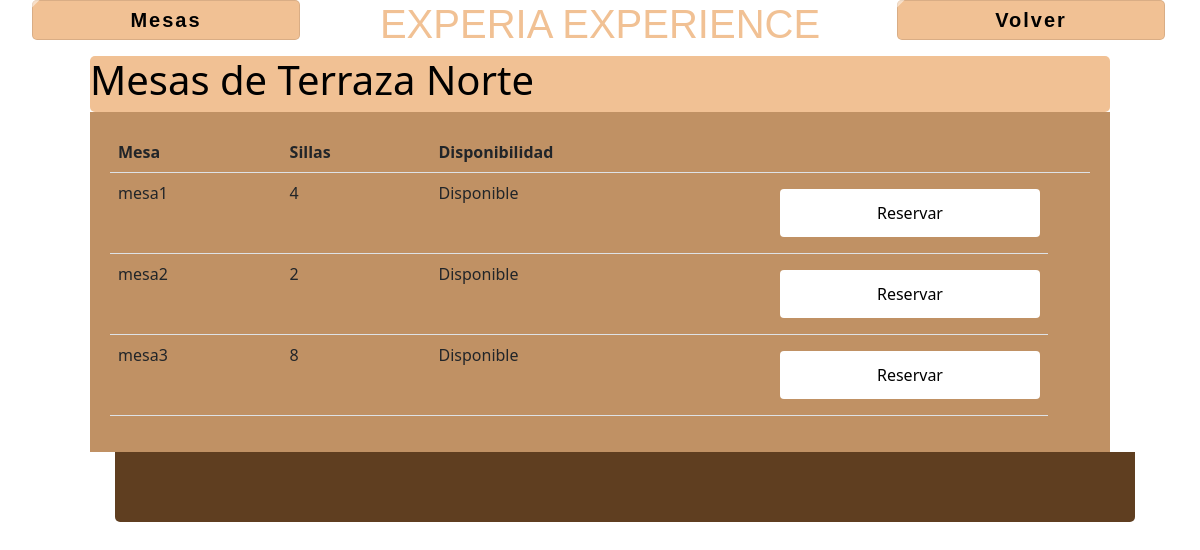
The app's page /view/mesas.php?id=1&nom=Terraza (signed in), older data.
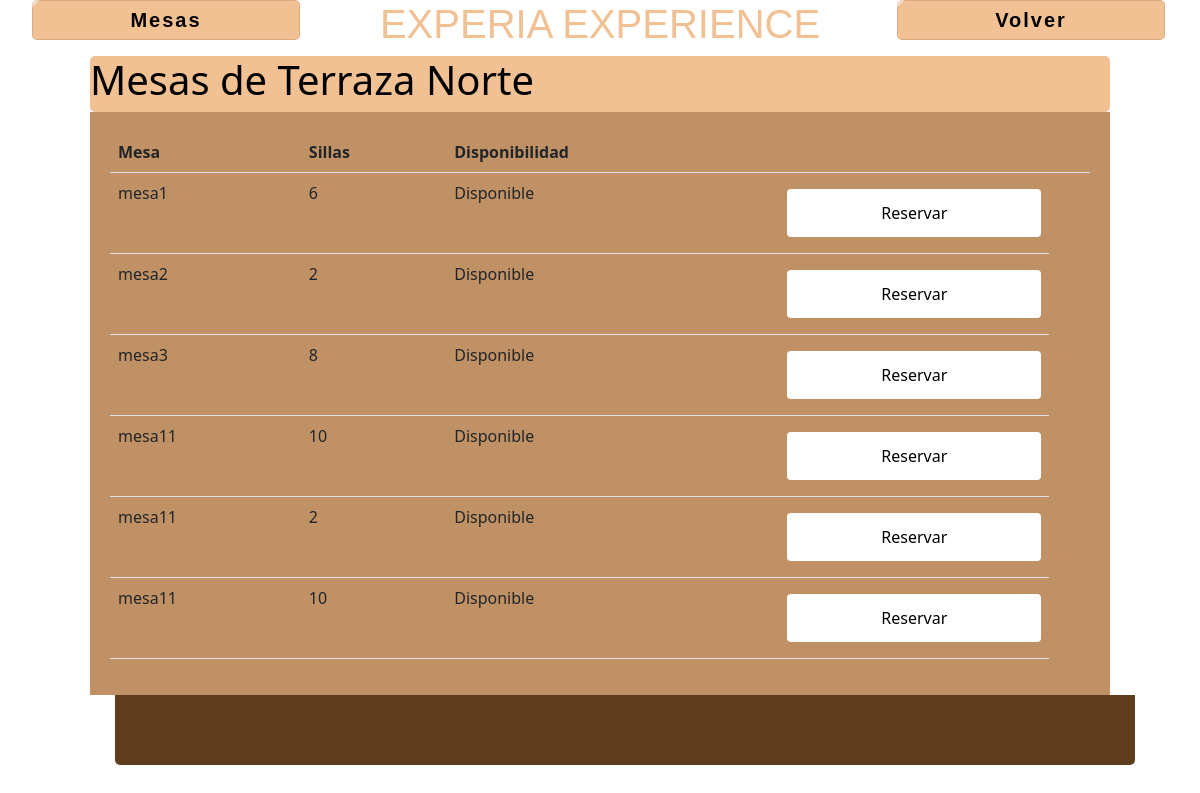
The same page, newer data.
### tables this page shows
CREATE TABLE `tbl_lugar` (
  `id_lugar` int NOT NULL AUTO_INCREMENT,
  `nom_lugar` varchar(45) DEFAULT NULL,
  `id_origen` int DEFAULT NULL,
  `img_lugar` varchar(100) DEFAULT NULL,
  `lugar_actividad` varchar(1) DEFAULT NULL,
  PRIMARY KEY (`id_lugar`),
  KEY `fk_origen_lugar_idx` (`id_origen`),
  CONSTRAINT `fk_origen_lugar` FOREIGN KEY (`id_origen`) REFERENCES `tbl_origen` (`id_origen`)
);

CREATE TABLE `tbl_mesa` (
  `id_mesa` int NOT NULL AUTO_INCREMENT,
  `lugar_mesa` varchar(45) DEFAULT NULL,
  `numero_mesa` int DEFAULT NULL,
  `sillas_mesa` int DEFAULT NULL,
  `id_lugar` int DEFAULT NULL,
  `estado_mesa` varchar(45) DEFAULT NULL,
  `mesa_actividad` varchar(45) DEFAULT NULL,
  PRIMARY KEY (`id_mesa`),
  KEY `fk_lugar_mesa_idx` (`id_lugar`),
  CONSTRAINT `fk_lugar_mesa` FOREIGN KEY (`id_lugar`) REFERENCES `tbl_lugar` (`id_lugar`)
);

### view/mesas.php (the view, shortened to what this page needs)
<?php
include '../services/connection.php';
$id=$_GET['id'];
$log=$pdo->prepare("SELECT *
from tbl_lugar
inner join tbl_mesa
on tbl_lugar.id_lugar=tbl_mesa.id_lugar
where tbl_lugar.id_lugar = ?");
$log->bindParam(1, $id);
$log->execute();
$login=$log->fetchAll(PDO::FETCH_ASSOC);
$nom2=$login[0]['nom_lugar'];
?>
<!DOCTYPE html>
<html lang="en">
<head>
    <link rel="stylesheet" href="../styles/style.css">
    <link href="https://cdn.jsdelivr.net/npm/bootstrap@5.1.3/dist/css/bootstrap.min.css" rel="stylesheet">
</head>
<body id="portada">
    <div class="row2" id="section-1">
        <div class="usuario column-1">
        <ul class="padding-lat">
        <b><a class="btn-logout">Mesas</a></b>
        </ul>
        </div>
        <div class="column-2 titulo2">
            <h1 class="colorh1">EXPERIA EXPERIENCE</h1>
        </div>
        <div class="logout column-1">
            <ul class="padding-lat">
            <b><a style="text-decoration:none" class="btn-logout" href="inicio.php">Volver</a></b>
            </ul>
        </div>
    </div>
    <div class="flex">
        <div class="menu">
    <h1 <?php echo "style='color: black;'";?> >Mesas de <?php echo $nom2;?>
        </div>
    </div>
    <div class="flex" id="flex">
        <div class="contenido" id="contenido">
        <div class="div_botones" id="div_botones">
        <table class="table">
                <tr>
                    <th>Mesa</th>
                    <th>Sillas</th>
                    <th>Disponibilidad</th>
                    <th></th>
                    <th></th>
                </tr>
                <?php
                foreach ($login as $registro){
                ?>
            <tr>
                <td><?php echo"mesa{$registro['numero_mesa']}";?></td>
                <td><?php echo"{$registro['sillas_mesa']}";?></td>
                <td><?php echo"{$registro['estado_mesa']}";?></td>
                <td><form method="POST" action="reserva.php">
                <input type="submit" <?php echo "style='background: white;'";?> value="Reservar" name="reservar"></form>
                </td>
            </tr>
            <?php
            }
            ?>
            </table>
                </div>
        </div>
    </div>
    <footer>
    <div class="logo_footer">
    </footer>
</body>
</html>

### styles/style.css (style rules this page uses)
* { box-sizing: border-box; }
body { margin: 0; font-family: Arial; }
#portada { background-image: url("https://s1.1zoom.me/big0/706/350861-admin.jpg"); background-size: cover; }
input[type=submit] { width: 100%; background-color: #f1c194; margin: 8px 0; padding: 12px; border: none; border-radius: 4px; cursor: pointer; }
.row2:after { content: ""; display: table; clear: both; }
#section-1 { padding: 0%; }
.usuario { text-align: left; color: black; font-size: 20px; }
.logout { text-align: right; color: black; font-size: 20px; margin-left: -35px; }
.column-1 { width: 25%; float: left; }
.btn-logout { position: relative; display: block; padding: 5px; border-radius: 5px; text-align: center; font-family: "Avant Garde", Avantgarde, "Century Gothic", CenturyGothic, "AppleGothic", sans-serif; font-weight: bold; overflow: hidden; color: rgb(0, 0, 0); cursor: pointer; letter-spacing: 2px; box-shadow: inset 0 0 0 1px rgba(0, 0, 0, 0.1); text-decoration: none; transition: all ease 0.5s; background: #f1c194; }
.btn-logout:after, .btn-logout:before { width: 80px; height: 200px; content: ''; display: block; background: rgba(255, 255, 255, 0.5); transform: rotate(45deg); top: -60px; position: absolute; transition: none; right: -45%; cursor: pointer; }
.btn-logout:before { left: -48%; }
.column-2 { width: 50%; float: left; }
.titulo2 { text-align: center; color: #f1c194; font-size: 25px; font-family: "Avant Garde", Avantgarde, "Century Gothic", CenturyGothic, "AppleGothic", sans-serif; text-transform: uppercase; text-rendering: optimizeLegibility; }
.menu { color: white; width: 85%; border-radius: 5px; background-color: #f1c194; }
.contenido { color: white; width: 85%; height: auto; background-color: #c09164; padding: 20px; }
.flex { display: flex; align-items: center; justify-content: center; height: auto; }
#flex { opacity: 100%; }
footer { align-items: center; text-align: center; background-color: #5f3e20; width: 85%; margin-left: 115px; border-bottom-right-radius: 5px; border-bottom-left-radius: 5px; }
.logo_footer { width: 70px; height: 70px; cursor: pointer; padding: 30px 40px 40px 30px; background-repeat: no-repeat; }

Row changes from the older to the newer data that the page shows:
changed tbl_mesa (number 1 of 6 on the later page): sillas_mesa "4" → "6"
added tbl_mesa: numero_mesa "11", sillas_mesa "10", estado_mesa "Disponible"
added tbl_mesa: numero_mesa "11", sillas_mesa "2", estado_mesa "Disponible"
added tbl_mesa: numero_mesa "11", sillas_mesa "10", estado_mesa "Disponible"
